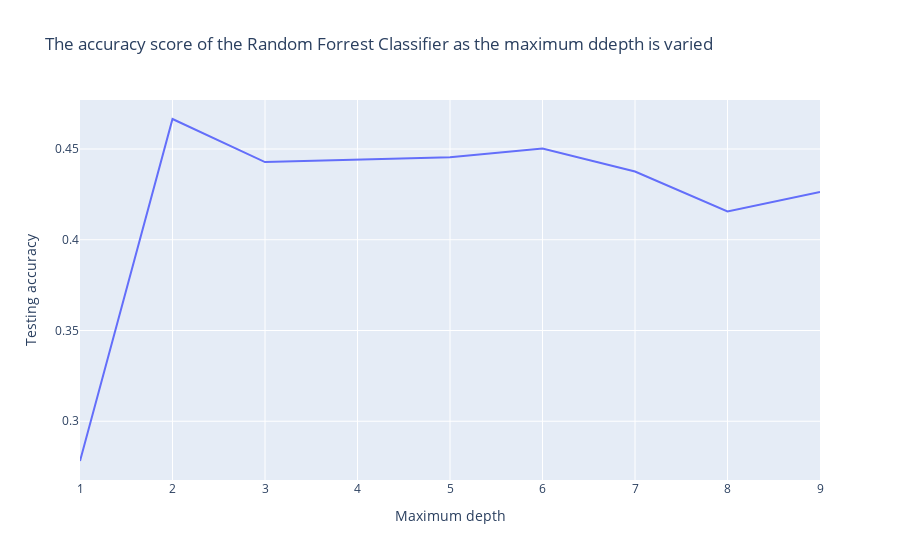

Notebook code cell kept with this figure:
### Code cell
max_samples_scores = {}
max_samples_scores_list = []
for i in range(1, 10):
    model = RandomForestClassifier(n_estimators=20, max_depth=5, bootstrap=True, max_samples=i, random_state=13)
    model.fit(X_train, y_train)
    y_pred = model.predict(X_test)
    max_samples_scores[i] = accuracy_score(y_test, y_pred)
    max_samples_scores_list.append(accuracy_score(y_test, y_pred))

px.line(
    x=range(1, len(max_samples_scores_list) + 1),
    y=max_samples_scores_list,
    labels={'x': 'Maximum depth', 'y': 'Testing accuracy'},
    title='The accuracy score of the Random Forrest Classifier as the maximum ddepth is varied')

### Figure 1 — Plotly figure (JSON) as saved in the notebook; plotly's stock layout.template omitted (floating-point values rounded to 4 significant figures)
{"data": [{"hovertemplate": "Maximum depth=%{x}<br>Testing accuracy=%{y}<extra></extra>", "legendgroup": "", "line": {"color": "#636efa", "dash": "solid"}, "marker": {"symbol": "circle"}, "mode": "lines", "name": "", "orientation": "v", "showlegend": false, "type": "scatter", "x": [1, 2, 3, 4, 5, 6, 7, 8, 9], "xaxis": "x", "y": [0.2781, 0.4665, 0.4428, 0.4441, 0.4455, 0.4502, 0.4376, 0.4156, 0.4263], "yaxis": "y"}], "layout": {"legend": {"tracegroupgap": 0}, "title": {"text": "The accuracy score of the Random Forrest Classifier as the maximum ddepth is varied"}, "xaxis": {"anchor": "y", "domain": [0, 1], "title": {"text": "Maximum depth"}}, "yaxis": {"anchor": "x", "domain": [0, 1], "title": {"text": "Testing accuracy"}}}}
